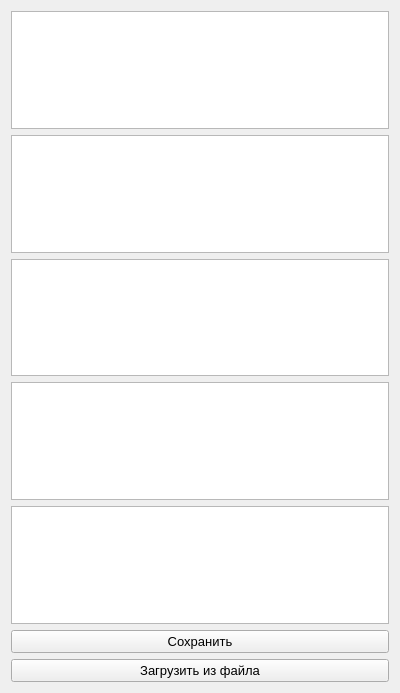
<?xml version="1.0" encoding="UTF-8"?>
<ui version="4.0">
 <class>settingTemp</class>
 <widget class="QWidget" name="settingTemp">
  <property name="geometry">
   <rect>
    <x>0</x>
    <y>0</y>
    <width>400</width>
    <height>693</height>
   </rect>
  </property>
  <property name="windowTitle">
   <string>Form</string>
  </property>
  <layout class="QGridLayout" name="gridLayout">
   <item row="0" column="0">
    <widget class="QTableWidget" name="tb1"/>
   </item>
   <item row="4" column="0">
    <widget class="QTableWidget" name="tb5"/>
   </item>
   <item row="2" column="0">
    <widget class="QTableWidget" name="tb3"/>
   </item>
   <item row="1" column="0">
    <widget class="QTableWidget" name="tb2"/>
   </item>
   <item row="6" column="0">
    <widget class="QPushButton" name="save">
     <property name="font">
      <font>
       <pointsize>10</pointsize>
      </font>
     </property>
     <property name="text">
      <string>Сохранить</string>
     </property>
    </widget>
   </item>
   <item row="7" column="0">
    <widget class="QPushButton" name="loadFromJson">
     <property name="font">
      <font>
       <pointsize>10</pointsize>
      </font>
     </property>
     <property name="text">
      <string>Загрузить из файла</string>
     </property>
    </widget>
   </item>
   <item row="3" column="0">
    <widget class="QTableWidget" name="tb4"/>
   </item>
  </layout>
 </widget>
 <resources/>
 <connections/>
</ui>
